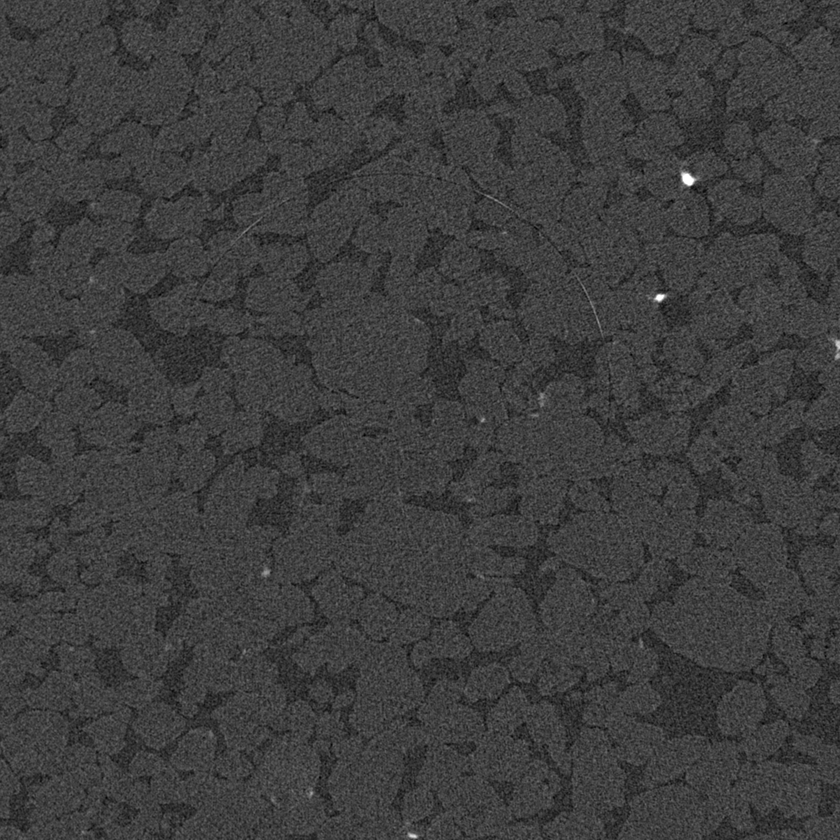
#> input picture PycharmProjects/disserProj/papka/AllRings/crop.png, 840 x 840 px, shrunk from 1500 x 1500 before the run
$ python script1.py crop.png
#> lines starting #> are read from the running program, lines starting #| are printed output that depends on the picture
import sys
import cv2 as cv

file = sys.argv[1]
img = cv.imread(file, 1) # Загружаем изображение сразу в Grayscale
#> img is the input picture: shape (840, 840, 3); min 0, max 255, mean 61.9
result = cv.linearPolar(img, (img.shape[1] // 2, img.shape[0] // 2), img.shape[1] // 2,cv.WARP_INVERSE_MAP + cv.WARP_FILL_OUTLIERS)
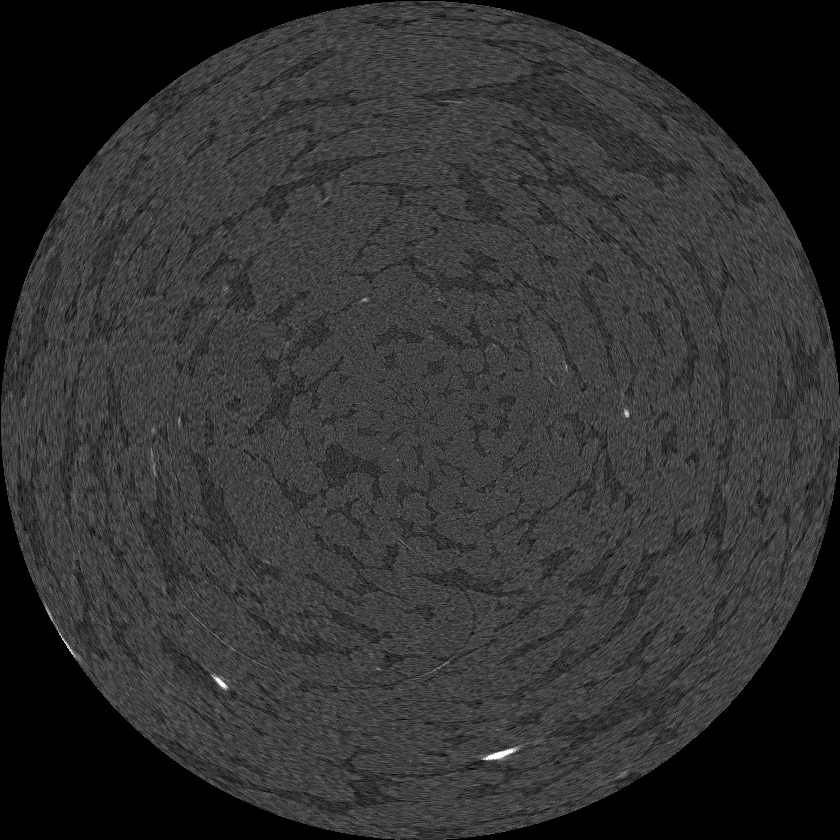
#> result: shape (840, 840, 3); min 0, max 255, mean 48.5
cv.imwrite("newimg1.png", result)
